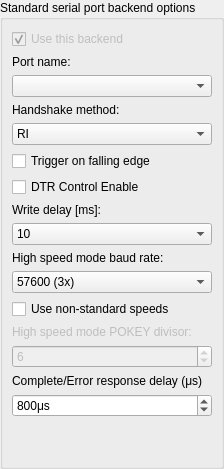
   <widget class="QWidget" name="page_serialPort">
    <layout class="QVBoxLayout" name="verticalLayout_2">
     <property name="spacing">
      <number>0</number>
     </property>
     <property name="leftMargin">
      <number>0</number>
     </property>
     <property name="topMargin">
      <number>0</number>
     </property>
     <property name="rightMargin">
      <number>0</number>
     </property>
     <property name="bottomMargin">
      <number>0</number>
     </property>
     <item>
      <widget class="QGroupBox" name="serialPortGroup">
       <property name="title">
        <string>Standard serial port backend options</string>
       </property>
       <layout class="QVBoxLayout" name="verticalLayout_3">
        <item>
         <widget class="QCheckBox" name="serialPortBox">
          <property name="enabled">
           <bool>false</bool>
          </property>
          <property name="text">
           <string>Use this backend</string>
          </property>
          <property name="checkable">
           <bool>true</bool>
          </property>
          <property name="checked">
           <bool>true</bool>
          </property>
         </widget>
        </item>
        <item>
         <widget class="QLabel" name="serialPortDeviceNameLabel">
          <property name="sizePolicy">
           <sizepolicy hsizetype="Expanding" vsizetype="Fixed">
            <horstretch>0</horstretch>
            <verstretch>0</verstretch>
           </sizepolicy>
          </property>
          <property name="text">
           <string>Port name:</string>
          </property>
         </widget>
        </item>
        <item>
         <widget class="QComboBox" name="serialPortComboBox"/>
        </item>
        <item>
         <widget class="QLabel" name="serialPortHandshakeLabel">
          <property name="sizePolicy">
           <sizepolicy hsizetype="Preferred" vsizetype="Fixed">
            <horstretch>0</horstretch>
            <verstretch>0</verstretch>
           </sizepolicy>
          </property>
          <property name="text">
           <string>Handshake method:</string>
          </property>
         </widget>
        </item>
        <item>
         <widget class="QComboBox" name="serialPortHandshakeCombo">
          <item>
           <property name="text">
            <string>RI</string>
           </property>
          </item>
          <item>
           <property name="text">
            <string>DSR</string>
           </property>
          </item>
          <item>
           <property name="text">
            <string>CTS</string>
           </property>
          </item>
          <item>
           <property name="text">
            <string>NONE</string>
           </property>
          </item>
          <item>
           <property name="text">
            <string>SOFTWARE (SIO2BT)</string>
           </property>
          </item>
         </widget>
        </item>
        <item>
         <widget class="QCheckBox" name="serialPortFallingEdge">
          <property name="text">
           <string>Trigger on falling edge</string>
          </property>
         </widget>
        </item>
        <item>
         <widget class="QCheckBox" name="serialPortDTRControlEnable">
          <property name="text">
           <string>DTR Control Enable</string>
          </property>
         </widget>
        </item>
        <item>
         <widget class="QLabel" name="serialPortWriteDelayLabel">
          <property name="enabled">
           <bool>true</bool>
          </property>
          <property name="sizePolicy">
           <sizepolicy hsizetype="Preferred" vsizetype="Fixed">
            <horstretch>0</horstretch>
            <verstretch>0</verstretch>
           </sizepolicy>
          </property>
          <property name="text">
           <string>Write delay [ms]:</string>
          </property>
         </widget>
        </item>
        <item>
         <widget class="QComboBox" name="serialPortWriteDelayCombo">
          <property name="enabled">
           <bool>true</bool>
          </property>
          <property name="currentIndex">
           <number>1</number>
          </property>
          <item>
           <property name="text">
            <string>0</string>
           </property>
          </item>
          <item>
           <property name="text">
            <string>10</string>
           </property>
          </item>
          <item>
           <property name="text">
            <string>20</string>
           </property>
          </item>
          <item>
           <property name="text">
            <string>30</string>
           </property>
          </item>
          <item>
           <property name="text">
            <string>40</string>
           </property>
          </item>
          <item>
           <property name="text">
            <string>50</string>
           </property>
          </item>
          <item>
           <property name="text">
            <string>60</string>
           </property>
          </item>
         </widget>
        </item>
        <item>
         <widget class="QLabel" name="serialPortBaudLabel">
          <property name="sizePolicy">
           <sizepolicy hsizetype="Preferred" vsizetype="Fixed">
            <horstretch>0</horstretch>
            <verstretch>0</verstretch>
           </sizepolicy>
          </property>
          <property name="text">
           <string>High speed mode baud rate:</string>
          </property>
         </widget>
        </item>
        <item>
         <widget class="QComboBox" name="serialPortBaudCombo">
          <property name="currentIndex">
           <number>2</number>
          </property>
          <item>
           <property name="text">
            <string>19200 (1x)</string>
           </property>
          </item>
          <item>
           <property name="text">
            <string>38400 (2x)</string>
           </property>
          </item>
          <item>
           <property name="text">
            <string>57600 (3x)</string>
           </property>
          </item>
         </widget>
        </item>
        <item>
         <widget class="QCheckBox" name="serialPortUseDivisorsBox">
          <property name="text">
           <string>Use non-standard speeds</string>
          </property>
         </widget>
        </item>
        <item>
         <widget class="QLabel" name="serialPortDivisorLabel">
          <property name="enabled">
           <bool>false</bool>
          </property>
          <property name="sizePolicy">
           <sizepolicy hsizetype="Preferred" vsizetype="Fixed">
            <horstretch>0</horstretch>
            <verstretch>0</verstretch>
           </sizepolicy>
          </property>
          <property name="text">
           <string>High speed mode POKEY divisor:</string>
          </property>
         </widget>
        </item>
        <item>
         <widget class="QSpinBox" name="serialPortDivisorEdit">
          <property name="enabled">
           <bool>false</bool>
          </property>
          <property name="maximum">
           <number>40</number>
          </property>
          <property name="value">
           <number>6</number>
          </property>
         </widget>
        </item>
        <item>
         <widget class="QLabel" name="serialPortCompErrDelayLabel">
          <property name="text">
           <string>&lt;html&gt;&lt;head/&gt;&lt;body&gt;&lt;p&gt;Complete/Error response delay (μs)&lt;/p&gt;&lt;/body&gt;&lt;/html&gt;</string>
          </property>
         </widget>
        </item>
        <item>
         <widget class="QSpinBox" name="serialPortCompErrDelayBox">
          <property name="suffix">
           <string>μs</string>
          </property>
          <property name="minimum">
           <number>250</number>
          </property>
          <property name="maximum">
           <number>2000</number>
          </property>
          <property name="singleStep">
           <number>10</number>
          </property>
          <property name="value">
           <number>800</number>
          </property>
         </widget>
        </item>
        <item>
         <spacer name="serialPortSpacer1">
          <property name="orientation">
           <enum>Qt::Vertical</enum>
          </property>
          <property name="sizeHint" stdset="0">
           <size>
            <width>20</width>
            <height>40</height>
           </size>
          </property>
         </spacer>
        </item>
       </layout>
      </widget>
     </item>
    </layout>
   </widget>
